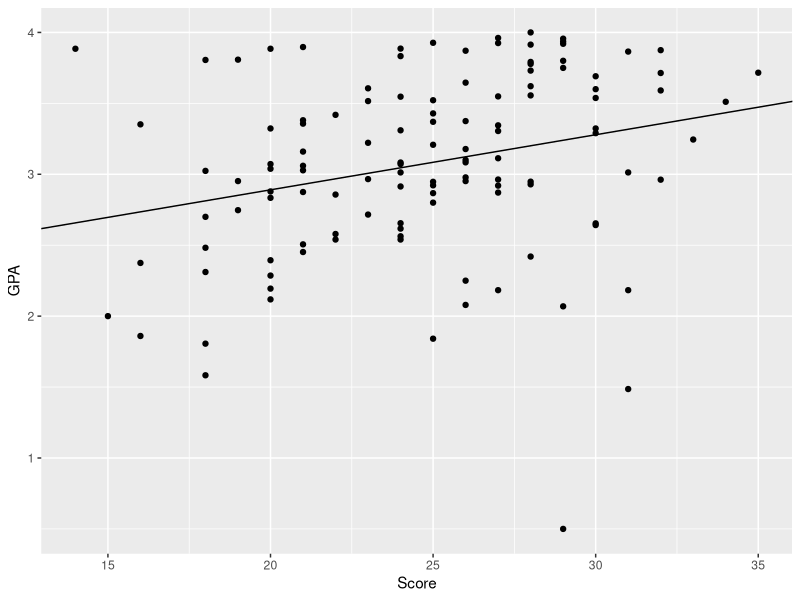
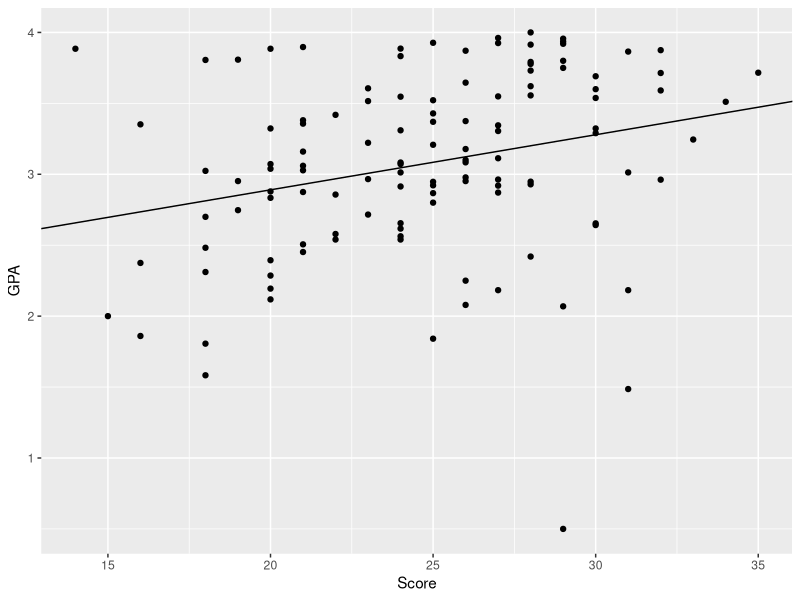

The R script that drew these images, in order:
## ---- chunk 1
knitr::opts_chunk$set(echo = TRUE)
## ---- chunk 2
library(ggplot2)
## ---- chunk 3
setwd("D:/github_oicjacky/Applied Statistical Linear Model/APLM hw01")
data <- read.table("CH01PR19.txt" ,header = T)
Y <- data$GPA
X <- cbind(1 ,data$Score)
colnames(X) <- c("1","GPA")

beta_hat <- solve( t(X) %*% X) %*% t(X) %*% Y

g <- ggplot(data, aes(x = Score, y = GPA)) + geom_point() 
g + geom_abline(intercept = beta_hat[1] ,slope = beta_hat[2])

residual <- Y - X %*% beta_hat
sum_of_residual <- sum(residual^2)
MSE <- sum_of_residual / (dim(data)[1] - 2)
## ---- chunk 4
beta_hat <- as.vector( solve( t(X) %*% X) %*% t(X) %*% Y )
beta_hat
## ---- chunk 5
g <- ggplot(data, aes(x = Score, y = GPA)) + geom_point() 
g + geom_abline(intercept = beta_hat[1] ,slope = beta_hat[2])
## ---- chunk 6
residual <- Y - X %*% beta_hat
sum_of_residual <- sum(residual^2)
head(residual)
sum_of_residual
## ---- chunk 7
MSE <- sum_of_residual / (dim(data)[1] - 2)
MSE
sqrt(MSE)
## ---- chunk 8
# lm(GPA ~ Score ,data = data)
summary(lm(GPA ~ Score ,data = data))
#summary(residual) 
#sqrt(t( residual - mean(residual) ) %*% ( residual - mean(residual) ) / (dim(data)[1] - 2))
#g + geom_smooth(method = "lm", se = F)
